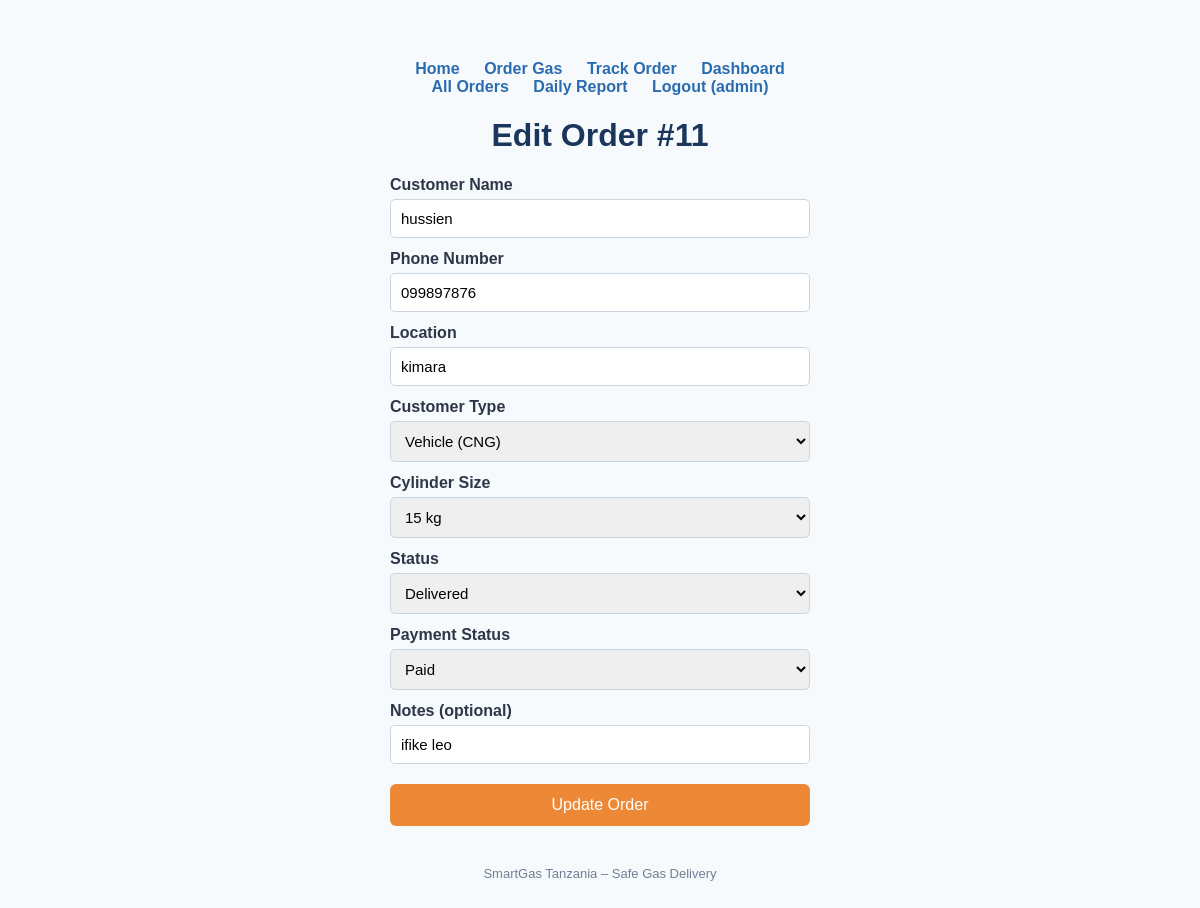
The page /edit/11/ (signed in) on the database its author committed.
### orders/models.py (models this page shows, shortened)
class Order(models.Model):
    CUSTOMER_TYPES = [
        ('Household', 'Household'),
        ('Vehicle', 'Vehicle (CNG)'),
        ('Business', 'Business'),
    ]
    name = models.CharField(max_length=100)
    phone = models.CharField(max_length=20)
    location = models.CharField(max_length=200)
    customer_type = models.CharField(max_length=20, choices=CUSTOMER_TYPES, default='Household')
    size_kg = models.IntegerField()
    price = models.IntegerField()
    status = models.CharField(max_length=20, default='Pending')
    payment_status = models.CharField(max_length=20, default='Unpaid')
    notes = models.TextField(blank=True, null=True)
    points = models.IntegerField(default=0)
    created_at = models.DateTimeField(auto_now_add=True)

### orders/views.py (the view, shortened to what this page needs)
# urls.py: path('edit/<int:order_id>/', views.edit_order, name='edit_order'),
@login_required(login_url='login')
def edit_order(request, order_id):
    order = Order.objects.get(id=order_id)
    return render(request, 'orders/edit_order.html', {
        'order': order
    })

### orders/templates/orders/edit_order.html (shortened to what this page needs)
<!DOCTYPE html>
<html>
<head>
</head>
<body>
    <div class="nav">
        <a href="/">Home</a>
        <a href="/order/">Order Gas</a>
        <a href="/track/">Track Order</a>
        {% if user.is_authenticated %}
            <a href="/dashboard/" class="btn">Dashboard</a>
            <a href="/orders/">All Orders</a>
            <a href="/report/">Daily Report</a>
            <a href="/logout/">Logout ({{ user.username }})</a>
        {% else %}
            <a href="/login/">Staff Login</a>
        {% endif %}
    </div>
    <h1>Edit Order #{{ order.id }}</h1>
    <form method="POST">
        <label>Customer Name</label>
        <input type="text" name="name" value="{{ order.name }}" required>
        <label>Phone Number</label>
        <input type="text" name="phone" value="{{ order.phone }}" required>
        <label>Location</label>
        <input type="text" name="location" value="{{ order.location }}" required>
        <label>Customer Type</label>
        <select name="customer_type" required>
            <option value="Vehicle" {% if order.customer_type == "Vehicle" %}selected{% endif %}>Vehicle (CNG)</option>
        </select>
        <label>Cylinder Size</label>
        <select name="size_kg" required>
            <option value="15" {% if order.size_kg == 15 %}selected{% endif %}>15 kg</option>
        </select>
        <label>Status</label>
        <select name="status" required>
            <option value="Delivered" {% if order.status == "Delivered" %}selected{% endif %}>Delivered</option>
        </select>
        <label>Payment Status</label>
        <select name="payment_status" required>
            <option value="Paid" {% if order.payment_status == "Paid" %}selected{% endif %}>Paid</option>
        </select>
        <label>Notes (optional)</label>
        <input type="text" name="notes" value="{{ order.notes|default:'' }}" placeholder="Any special request...">
        <button type="submit">Update Order</button>
    </form>
    <footer>SmartGas Tanzania – Safe Gas Delivery</footer>
</body>
</html>

### orders/templates/orders/edit_order.html (style rules this page uses)
body { font-family: Arial, sans-serif; background: #f7fafc; max-width: 420px; margin: 40px auto; padding: 20px; }
h1 { color: #1a365d; text-align: center; }
label { display: block; margin-top: 12px; font-weight: bold; color: #2d3748; }
input, select { width: 100%; padding: 10px; margin-top: 5px; border: 1px solid #cbd5e0; border-radius: 5px; box-sizing: border-box; font-size: 15px; }
button { width: 100%; background: #ed8936; color: white; border: none; padding: 12px; margin-top: 20px; border-radius: 6px; font-size: 16px; cursor: pointer; }
.nav { text-align: center; margin-bottom: 20px; }
.nav a { color: #2b6cb0; margin: 0 10px; text-decoration: none; font-weight: bold; }
footer { text-align: center; margin-top: 40px; color: #718096; font-size: 13px; }

### rows shown on the page
Order: id "11", name "hussien", phone "099897876", location "kimara", customer_type "Vehicle (CNG)", size_kg "15 kg", status "Delivered", payment_status "Paid", notes "ifike leo"

### other values the page prints
{{ user.username }} "admin"
